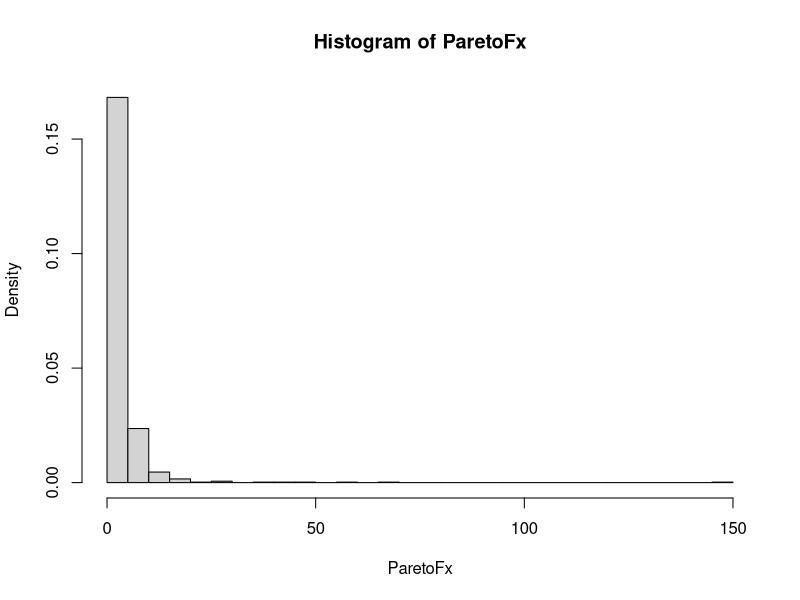
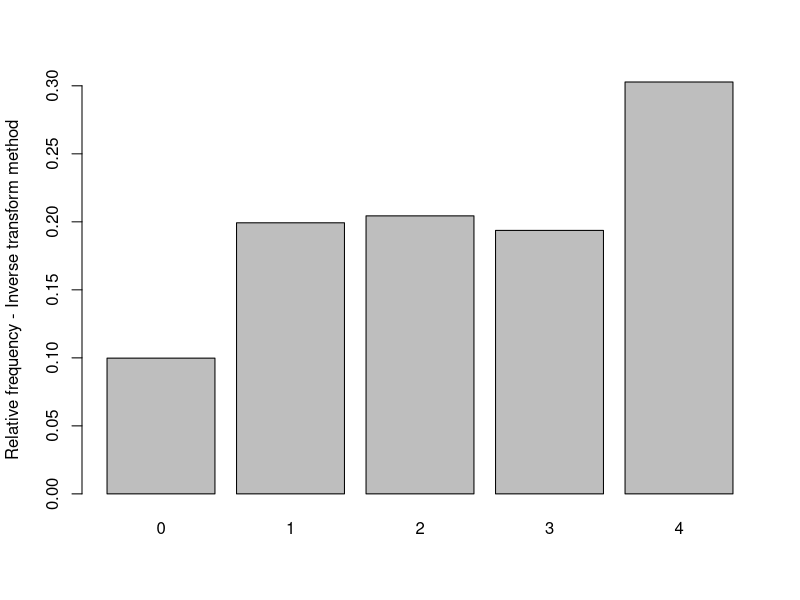
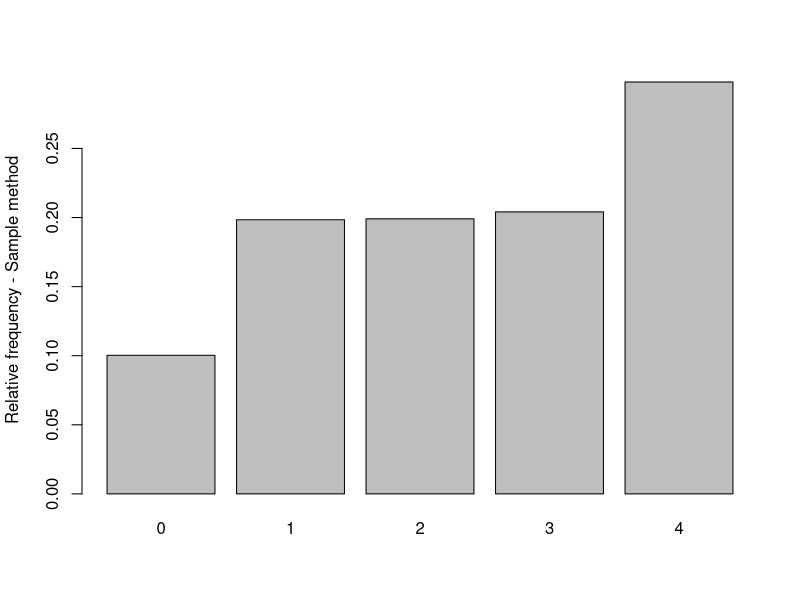
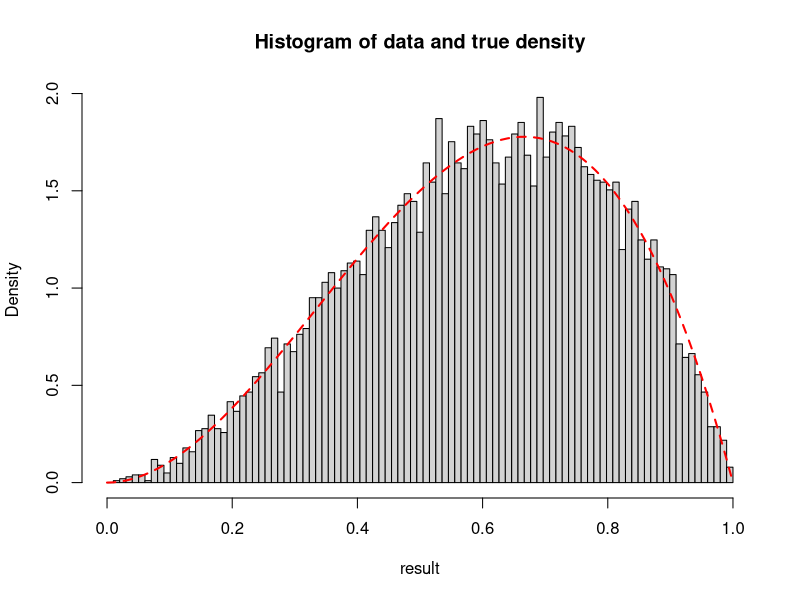
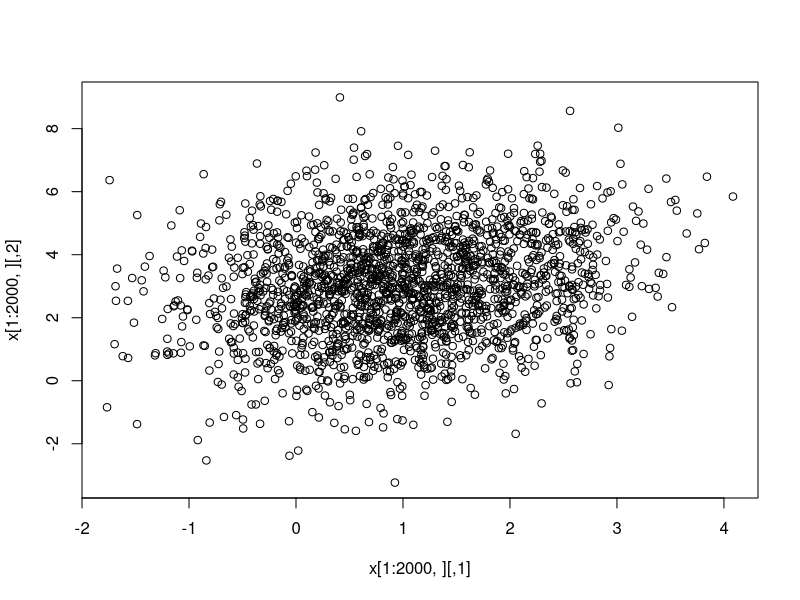
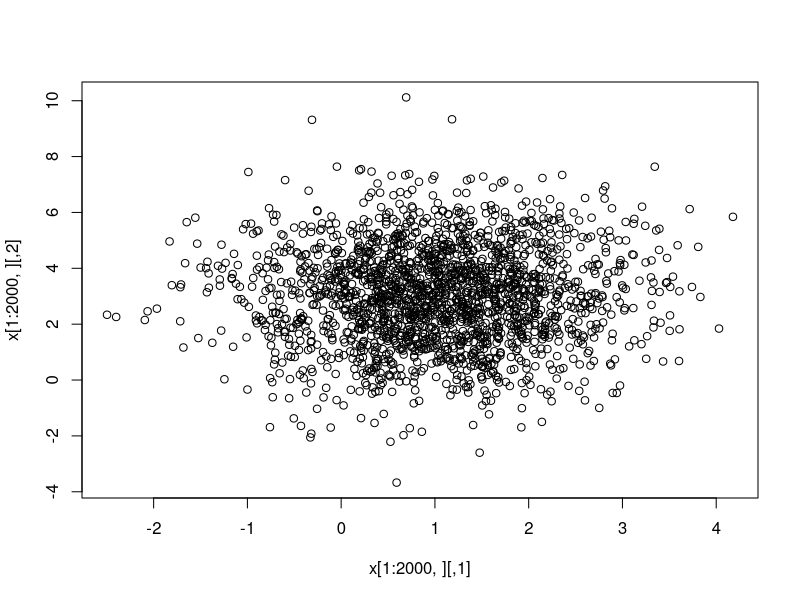

Here is the R script that generated these plots, in order:
## ---- chunk 1
simPareto <- function(nSim, a, b) {
  u <- runif(nSim)
  return(b*(1-u)^(-1/a))
}

nSim = 1000
ParetoFx <- simPareto(nSim = nSim, a = 2, b = 2)
hist(ParetoFx, breaks=30, prob=TRUE)
## ---- chunk 2
# Alternatively the built in sample function can be used 
## Generating data from the number of heads example where 
## f(0)=1/8, f(1)=3/8, f(2)=3/8 and f(3)=1/8

# Function for simulating number of heads according to the distribution above
discrv <- function(Nsim){
   U <- runif(Nsim)
   X <- rep(0,Nsim)
   X[(U>0.1) & (U<=0.3)] <- 1
   X[(U>0.3) & (U<=0.5)] <- 2
   X[(U>0.5) & (U<=0.7)] <- 3
   X[U>0.7] <- 4
   return(X)
}

Nsim <- 10000

dfx <- discrv(Nsim)
relfreq <- table(dfx)/Nsim
barplot(relfreq,ylab="Relative frequency - Inverse transform method")

# Alternatively the built in sample function can be used 
dfx2 <- sample(0:4,size=Nsim,replace=TRUE,prob=c(0.1,0.2,0.2,0.2,0.3))
relfreq <- table(dfx2)/Nsim
barplot(relfreq,ylab="Relative frequency - Sample method")
## ---- chunk 3
## Function for acceptance rejection generation
rejectionBeta <- function(a, b, x, n) {
   f <- function(x) (x^(a-1)*(1-x)^(b-1) / beta(a, b))
   g <- function(x) 1
   C <- max(f(x)/g(x))
   
   naccepts <- 0
   result.sample <- rep(NA, n)
   
   while (naccepts < n) {
    y <- runif(1)
    u <- runif(1)
   
    if ( u <= f(y) / (C*g(y)) ) {
      naccepts <- naccepts + 1
      result.sample[naccepts] = y
    }
   }
   
   result.sample
}


# Sequence for x-axis
x <- seq(0, 1, 0.01)
# Sample from distribution
result <- rejectionBeta(3, 2, x, 10000)
# The exact function for plotting
f <- function(x) (x^(3-1)*(1-x)^(2-1) / beta(3, 2))

# Histogram of simulated data with true density on top as red line
hist(result, prob = TRUE,breaks=seq(0,1,length.out=max(10,sqrt(Nsim))),
     main="Histogram of data and true density")
curve(f(x), col = "red", lty = 2, lwd = 2, add = TRUE,xlim=c(0,1))
## ---- chunk 4
Niter <- 1000
Nsim <- 5000

system.time(for (i in 1:Niter)
   rejectionBeta(3, 2, x, Nsim))

system.time(for (i in 1:Niter)
   rbeta(Nsim, shape1=3, shape2=2))
## ---- chunk 5
Niter <- 1000
Nsim <- 5000

system.time(for (i in 1:Niter)
   rejectionBeta(1, 1, x, Nsim))

system.time(for (i in 1:Niter)
   rbeta(Nsim, shape1=1, shape2=1))
## ---- chunk 6
n <- 10
s <- 10000
mat <- matrix(rbinom(n*s, 1, c(0.7,0.95,0.95,0.95,0.99,0.99,0.92,0.92,0.92,0.7)), n, s)
p <- numeric(4)
p[1] <- (sum(mat[1,]) / s) * (sum(mat[2,]) / s)
## ---- chunk 7
p[2] <- sum(mat[1,] / s) + sum(mat[2,] / s) - p[1]
## ---- chunk 8
p[3] <- p[1] * (sum(mat[3,] / s) + sum(mat[4,] / s) - (sum(mat[3,]) / s) * (sum(mat[4,]) / s))
## ---- chunk 9
p[4] <- sum(colSums(mat) < 7) / s
## ---- chunk 10
p
## ---- chunk 11
triangle <- function(n, a, b, c) {
  f <- function (x) {
    return((c-a)/(b-a))
  }
  u <- runif(n)
  sample <- ifelse(u < f(c),
         a + sqrt(u*(b-a)*(c-a)), 
         b - sqrt((1-u)*(b-a)*(b-c)) 
        )
  return(sample)
}


sims <- 10000
a <- 2
b <- 10
c <- 6

vals <- triangle(sims, 2, 10, 6)
p1 <- sum(vals > 8) / sims
p2 <- p1 * 0.4
## ---- chunk 12
n1 <- sum(triangle(sims, 2, 6, 4) / sims)
n2 <- sum(triangle(sims, 3, 11, 7) / sims)
n3 <- sum(triangle(sims, 2, 6, 4) / sims)
n4 <- sum(triangle(sims, 1, 9, 5) / sims)
n5 <- sum(triangle(sims, 8, 10, 9) / sims)
n6 <- sum(triangle(sims, 5, 9, 7) / sims)
n7 <- sum(triangle(sims, 2, 6, 4) / sims)
n8 <- sum(triangle(sims, 3, 5, 4) / sims)
n9 <- sum(triangle(sims, 8, 12, 10) / sims)
n10 <- sum(triangle(sims, 3, 7, 5) / sims)

mat <- matrix(0, 10, 2)
mat[1,] <- c(n1, n1*0.8)
mat[2,] <- c(n2, n2*0.3)
mat[3,] <- c(n3, n3*0.6)
mat[4,] <- c(n4, n4*0.6)
mat[5,] <- c(n5, n5*0.5)
mat[6,] <- c(n6, n6*0.9)
mat[7,] <- c(n7, n7*0.5)
mat[8,] <- c(n8, n8*0.8)
mat[9,] <- c(n9, n9*0.4)
mat[10,] <- c(n10, n10*0.4)

c(sum(mat[,1]), sum(mat[,2]))
## ---- chunk 13

## ---- chunk 14
library(mvtnorm)

sims <- 10000
sigma <- matrix(c(1,0.4041,0.4041,3), ncol=2)
x <- rmvnorm(n=sims, mean=c(1, 3), sigma=sigma)
p <- sum((x[,1] + x[,2]) >= 3) / sims
plot(x[1:2000,])
p
## ---- chunk 15
library(mvtnorm)

sims <- 10000
sigma <- matrix(c(1,0,0,3), ncol=2)
x <- rmvnorm(n=sims, mean=c(1, 3), sigma=sigma)
p <- sum((x[,1] + x[,2]) >= 3) / sims
plot(x[1:2000,])
p
